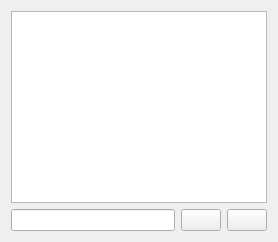
       <widget class="QWidget" name="tab_3">
        <attribute name="icon">
         <iconset resource="resources.qrc">
          <normaloff>:/models/Icons/Console-96.png</normaloff>:/models/Icons/Console-96.png</iconset>
        </attribute>
        <attribute name="title">
         <string/>
        </attribute>
        <attribute name="toolTip">
         <string>Terminal</string>
        </attribute>
        <layout class="QVBoxLayout" name="verticalLayout_5">
         <item>
          <widget class="QTextBrowser" name="terminalBrowser">
           <property name="font">
            <font>
             <family>Monospace</family>
            </font>
           </property>
          </widget>
         </item>
         <item>
          <layout class="QHBoxLayout" name="horizontalLayout_12">
           <item>
            <widget class="QLineEdit" name="terminalEdit"/>
           </item>
           <item>
            <widget class="QPushButton" name="terminalSendButton">
             <property name="toolTip">
              <string>Send command to car</string>
             </property>
             <property name="text">
              <string/>
             </property>
             <property name="icon">
              <iconset resource="resources.qrc">
               <normaloff>:/models/Icons/Send File-96.png</normaloff>:/models/Icons/Send File-96.png</iconset>
             </property>
            </widget>
           </item>
           <item>
            <widget class="QPushButton" name="terminalClearButton">
             <property name="toolTip">
              <string>Clear terminal</string>
             </property>
             <property name="text">
              <string/>
             </property>
             <property name="icon">
              <iconset resource="resources.qrc">
               <normaloff>:/models/Icons/Delete2-96.png</normaloff>:/models/Icons/Delete2-96.png</iconset>
             </property>
            </widget>
           </item>
          </layout>
         </item>
        </layout>
       </widget>
